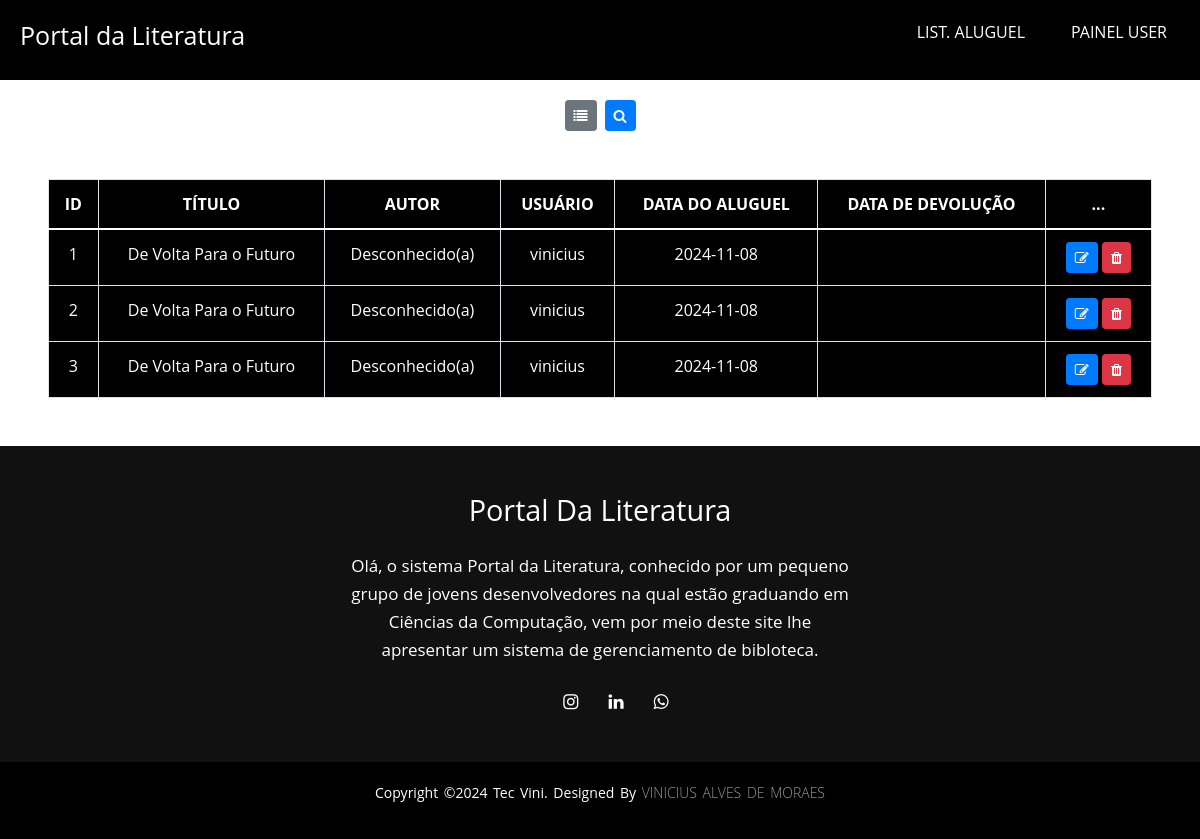
Screenshot of /painelUser/listarAluguel.php (signed in) with the database file from the repository.
### tables this page shows
CREATE TABLE IF NOT EXISTS `alugueis` (
  `id` int(11) NOT NULL AUTO_INCREMENT,
  `livro_id` int(11) NOT NULL,
  `usuario_id` int(11) NOT NULL,
  `data_aluguel` date NOT NULL,
  `data_devolucao` date DEFAULT NULL,
  PRIMARY KEY (`id`),
  KEY `livro_id` (`livro_id`),
  KEY `usuario_id` (`usuario_id`)
);

CREATE TABLE IF NOT EXISTS `livros` (
  `id` int(11) NOT NULL AUTO_INCREMENT,
  `titulo` varchar(255) NOT NULL,
  `autor` varchar(255) NOT NULL,
  `ano_publicacao` year(4) NOT NULL,
  `genero` varchar(100) DEFAULT NULL,
  `usuario_id` int(11) DEFAULT NULL,
  `data_devolucao` date DEFAULT NULL,
  PRIMARY KEY (`id`),
  KEY `usuario_id` (`usuario_id`)
);

CREATE TABLE IF NOT EXISTS `usuarios` (
  `id` int(11) NOT NULL AUTO_INCREMENT,
  `nome` varchar(50) NOT NULL,
  `email` varchar(60) NOT NULL,
  `senha` varchar(32) NOT NULL,
  `permissao` int(11) NOT NULL,
  PRIMARY KEY (`id`)
);

### painelUser/listarAluguel.php (the view, shortened to what this page needs)
<?php
require_once '../config/config.php';
$permissao = $_SESSION['permissao'];
$usuario_id = $_SESSION['usuario_id'];
$searchTerm = "";
if ($permissao === 'admin') {
    $sql_registros = "SELECT alugueis.id, livros.titulo, livros.autor, usuarios.nome AS usuario, alugueis.data_aluguel, alugueis.data_devolucao
                      FROM alugueis
                      JOIN livros ON alugueis.livro_id = livros.id
                      JOIN usuarios ON alugueis.usuario_id = usuarios.id
                      WHERE livros.titulo LIKE ? OR livros.autor LIKE ? OR usuarios.nome LIKE ?";
    $stmt = $conexao->prepare($sql_registros);
    $searchWildcard = "%" . $searchTerm . "%";
    $stmt->bind_param("sss", $searchWildcard, $searchWildcard, $searchWildcard);
} else {
    $sql_registros = "SELECT alugueis.id, livros.titulo, livros.autor, usuarios.nome AS usuario, alugueis.data_aluguel, alugueis.data_devolucao
                      FROM alugueis
                      JOIN livros ON alugueis.livro_id = livros.id
                      JOIN usuarios ON alugueis.usuario_id = usuarios.id
                      WHERE alugueis.usuario_id = ? AND (livros.titulo LIKE ? OR livros.autor LIKE ? OR usuarios.nome LIKE ?)";
    $stmt = $conexao->prepare($sql_registros);
    $searchWildcard = "%" . $searchTerm . "%";
    $stmt->bind_param("isss", $usuario_id, $searchWildcard, $searchWildcard, $searchWildcard);
}
$stmt->execute();
$resultado = $stmt->get_result();
?>
<!DOCTYPE html>
<html lang="pt-br">
<head>
    <link href="https://cdn.jsdelivr.net/npm/bootstrap@5.0.2/dist/css/bootstrap.min.css" rel="stylesheet"
>
    <link rel="stylesheet" href="https://cdnjs.cloudflare.com/ajax/libs/font-awesome/4.7.0/css/font-awesome.min.css">
    <link rel="stylesheet" href="https://stackpath.bootstrapcdn.com/bootstrap/4.5.2/css/bootstrap.min.css">
    <link rel="stylesheet" href="../css/header.css">
    <link rel="stylesheet" href="../css/tabelaUser.css">
    <link rel="stylesheet" href="../css/footer.css">
</head>
<body>
    <header>
        <nav class="nav-bar">
            <label class="title">Portal da Literatura</label>
            <ul>
                <li><a href="#">List. Aluguel</a></li>
                <li><a href="../painelUser.php">Painel User</a></li>
            </ul>
        </nav>
    </header>
    <main>
        <div class="search-container mb-4 d-flex justify-content-center">
            <button class="btn btn-sm btn-secondary me-2" id="showAllBtn" style="margin-top: 20px;">
                <i class="fa fa-list"></i>
            </button>
            <button class="btn btn-sm btn-primary" id="searchBtn" style="margin-top: 20px;">
                <i class="fa fa-search"></i>
            </button>
        </div>
        <div class="m-5">
            <div class="table-responsive">
                <table class="table table-bordered text-center">
                    <thead>
                        <tr>
                            <th scope="col">ID</th>
                            <th scope="col">TÍTULO</th>
                            <th scope="col">AUTOR</th>
                            <th scope="col">USUÁRIO</th>
                            <th scope="col">DATA DO ALUGUEL</th>
                            <th scope="col">DATA DE DEVOLUÇÃO</th>
                            <th scope="col">...</th>
                        </tr>
                    </thead>
                    <tbody>
                        <?php
                        if ($resultado && $resultado->num_rows > 0) {
                            while ($user_data = $resultado->fetch_assoc()) {
                                echo "<tr>";
                                echo "<td>" . $user_data['id'] . "</td>";
                                echo "<td>" . htmlspecialchars($user_data['titulo']) . "</td>";
                                echo "<td>" . htmlspecialchars($user_data['autor']) . "</td>";
                                echo "<td>" . htmlspecialchars($user_data['usuario']) . "</td>";
                                echo "<td>" . htmlspecialchars($user_data['data_aluguel']) . "</td>";
                                echo "<td>" . htmlspecialchars($user_data['data_devolucao']) . "</td>";
                                echo "<td>
                    <a class='btn btn-sm btn-primary' href='editarAluguelLivro.php?id=" . $user_data['id'] . "'>
                        <i class='fa fa-edit'></i>
                    </a>
                    <a class='btn btn-sm btn-danger' href='../config/cancelarAluguelLivro.php?id=" . $user_data['id'] . "'>
                        <i class='fa fa-trash'></i>
                    </a>
                  </td>";
                                echo "</tr>";
                            }
                        } else {
                            echo "<tr><td colspan='6'>Nenhum aluguel encontrado.</td></tr>";
                        }
                        ?>
                    </tbody>
                </table>
            </div>
        </div>
    </main>
    <footer>
            <div class="footer-content">
                <h3 class="footer-title">Portal da Literatura</h3>
                <p class="footer-info">Olá, o sistema Portal da Literatura, conhecido por um pequeno grupo de jovens desenvolvedores na qual estão
                    graduando em Ciências da Computação, vem por meio deste site lhe apresentar um sistema de gerenciamento de bibloteca.</p>
                <ul class="footer-redes-sociais">
                    <li><a href="https://www.instagram.com/vinyde_moraes/"><i class="fa fa-instagram"></i></a></li>
                    <li><a href="https://www.linkedin.com/in/vinicius-alves-de-moraes-440a87199/"><i class="fa fa-linkedin"></i></a></li>
                    <li><a href="https://wa.me/5511974023353"><i class="fa fa-whatsapp"></i></a></li>
                </ul>
            </div>
            <div class="footer-bottom">
                <p class="footer-copy">Copyright &copy;2024 Tec Vini. Designed by <span class="footer-autor">Vinicius Alves de Moraes</span></p>
            </div>
        </footer>
</body>
</html>

### css/header.css (style rules this page uses)
* { margin: 0; padding: 0; box-sizing: border-box; font-family: 'Open Sans'; }
.nav-bar { background: black; height: 80px; width: 100%; display: flex; align-items: center; justify-content: space-between; padding: 0 20px; z-index: 2; }
.title { color: white; font-size: 25px; cursor: pointer; text-align: center; }
.nav-bar ul { list-style: none; display: flex; gap: 20px; }
.nav-bar ul li { line-height: 80px; }
.nav-bar ul li a { color: white; text-decoration: none; padding: 7px 13px; text-transform: uppercase; cursor: pointer; }

### css/tabelaUser.css (style rules this page uses)
* { margin: 0; padding: 0; box-sizing: border-box; font-family: 'Open-Sans'; }
body { width: 100%; background-size: cover; position: relative; }
.table { background: black; color: white; width: 100%; margin: 0 auto; }
.table-responsive { margin-bottom: 20px; }
.footer-redes-sociais { display: flex; justify-content: center; gap: 10px; }

### css/footer.css (style rules this page uses)
* { margin: 0; padding: 0; box-sizing: border-box; font-family: 'Open Sans'; }
body { display: flex; flex-direction: column; min-height: 100vh; }
main { flex: 1; }
footer { background: #111; width: 100%; color: white; display: flex; flex-direction: column; justify-content: space-between; min-height: 10vh; padding-top: 40px; }
.footer-content { display: flex; flex-direction: column; align-items: center; text-align: center; }
.footer-title { font-size: 1.8rem; font-weight: 400; text-transform: capitalize; line-height: 3rem; }
.footer-info { max-width: 500px; margin: 10px auto; line-height: 28px; font-size: 17px; color: white; }
.footer-redes-sociais { list-style: none; display: flex; align-items: center; justify-content: center; margin: 1rem 0 3rem 0; }
.footer-redes-sociais li { margin: 0 10px; }
.footer-redes-sociais a { text-decoration: none; color: white; }
.footer-redes-sociais a i { font-size: 1.1rem; transition: color .4s ease; }
.footer-bottom { background: black; padding: 20px 0; text-align: center; }
.footer-copy { font-size: 14px; word-spacing: 2px; text-transform: capitalize; color: white; }
.footer-autor { text-transform: uppercase; opacity: .6; font-weight: 200; }

### rows the page displays
alugueis: id "1", livro.titulo "De Volta Para o Futuro", livro.autor "Desconhecido(a)", usuario.nome "vinicius", data_aluguel "2024-11-08"
alugueis: id "2", livro.titulo "De Volta Para o Futuro", livro.autor "Desconhecido(a)", usuario.nome "vinicius", data_aluguel "2024-11-08"
alugueis: id "3", livro.titulo "De Volta Para o Futuro", livro.autor "Desconhecido(a)", usuario.nome "vinicius", data_aluguel "2024-11-08"
